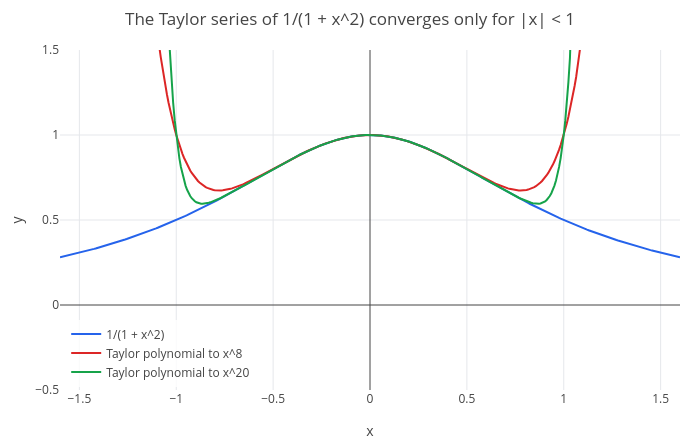

The notebook cell this image was saved under:
### Markdown cell above
## 1. The radius of convergence

The Taylor polynomials of $1/(1 + x^2)$ at 0 follow the function closely inside $(-1, 1)$ and fly off outside, however
many terms you take:

### Code cell
p = plot(1/(1 + x^2), x, -1.6, 1.6);
p = show(p, plot(taylor(1/(1 + x^2), x, 0, 8), x, -1.6, 1.6));
p = show(p, plot(taylor(1/(1 + x^2), x, 0, 20), x, -1.6, 1.6));
p = window(p, -1.6, 1.6, -0.5, 1.5);
p = legend(p, "1/(1 + x^2)", "Taylor polynomial to x^8", "Taylor polynomial to x^20");
labels(title(p, "The Taylor series of 1/(1 + x^2) converges only for |x| < 1"), "x", "y")

### Figure 1 — Plotly figure (JSON) as saved in the notebook; plotly's stock layout.template omitted (floating-point values rounded to 4 significant figures; data arrays with more than 128 entries replaced by an {"elided": "..."} marker saying what was removed)
{"data": [{"line": {"color": "#2563eb", "width": 2}, "mode": "lines", "name": "1/(1 + x^2)", "type": "scatter", "x": {"elided": "402 float values"}, "y": {"elided": "402 float values"}}, {"line": {"color": "#dc2626", "width": 2}, "mode": "lines", "name": "Taylor polynomial to x^8", "type": "scatter", "x": {"elided": "402 float values"}, "y": {"elided": "402 float values"}}, {"line": {"color": "#16a34a", "width": 2}, "mode": "lines", "name": "Taylor polynomial to x^20", "type": "scatter", "x": {"elided": "402 float values"}, "y": {"elided": "402 float values"}}], "layout": {"height": 440, "legend": {"bgcolor": "rgba(255,255,255,0.8)", "x": 0.01, "xanchor": "left", "y": 0.01, "yanchor": "bottom"}, "margin": {"b": 50, "l": 60, "r": 20, "t": 50}, "showlegend": true, "title": {"text": "The Taylor series of 1/(1 + x^2) converges only for |x| < 1"}, "width": 700, "xaxis": {"title": {"text": "x"}, "zeroline": true}, "yaxis": {"range": [-0.5, 1.5], "title": {"text": "y"}, "zeroline": true}}}
